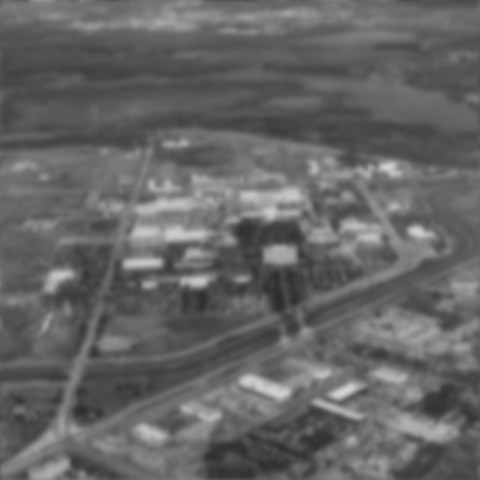
#> input picture point_pocessing/HW1-2  Fig0525(b)(aerial_view_turb_c_0pt0025) .tif, 480 x 480 px
$ python point_processing.py
#> lines starting #> are read from the running program, lines starting #| are printed output that depends on the picture
#> further down, src is the input picture: shape (480, 480, 3); min 44, max 211, mean 101.2
import cv2
import numpy as np
import math
import copy
from PIL import Image

def show_img(image, title="image"):
    cv2.imshow(title, image)
    cv2.waitKey(0)
    cv2.destroyAllWindows()

def func_trans(src):
    negative = copy.deepcopy(src)
    for i in range(src.shape[0]):
        for j in range(src.shape[1]):
            for k in range(src.shape[2]):
                negative[i,j,k] = 255-src[i,j,k]
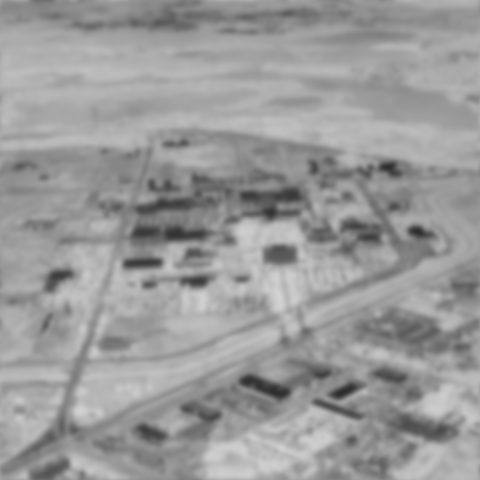
#> negative: shape (480, 480, 3); min 44, max 211, mean 153.8
    show_img(negative,"negative")
    log = copy.deepcopy(src)
    for i in range(src.shape[0]):
        for j in range(src.shape[1]):
            for k in range(src.shape[2]):
                log[i, j, k] = 255 * math.log(float(src[i, j, k] / 255)*(math.e-1)+1)
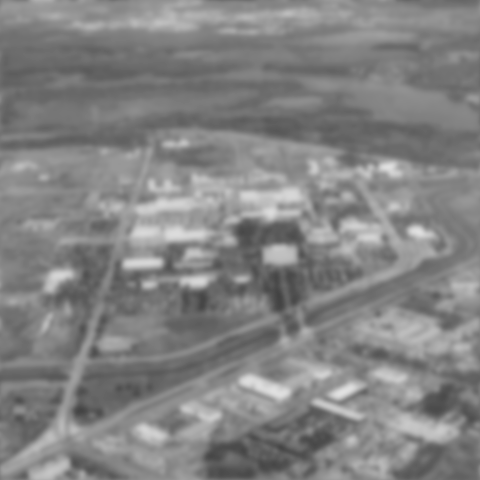
#> log: shape (480, 480, 3); min 66, max 225, mean 130.8
    show_img(log,"log")
    pow_small = copy.deepcopy(src)
    for i in range(src.shape[0]):
        for j in range(src.shape[1]):
            for k in range(src.shape[2]):
                pow_small[i,j,k] = 255*math.pow(float(src[i, j, k]/255),0.6)
    show_img(pow_small,"powsmall")
    pow_big = copy.deepcopy(src)
    for i in range(src.shape[0]):
        for j in range(src.shape[1]):
            for k in range(src.shape[2]):
                pow_big[i, j, k] = 255 * math.pow(float(src[i, j, k] / 255), 3)
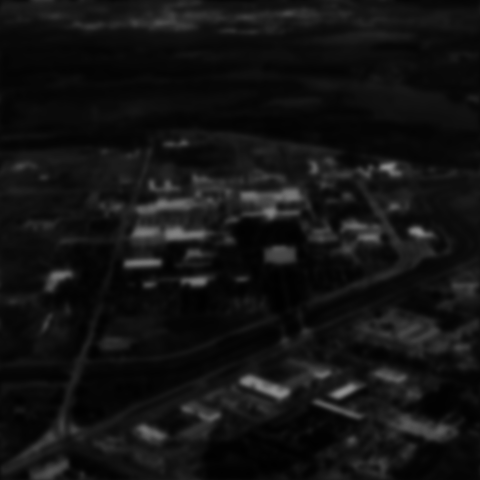
#> pow_big: shape (480, 480, 3); min 1, max 144, mean 18.7
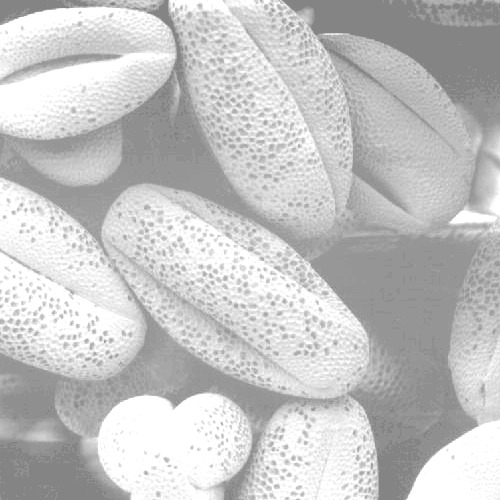
#> input picture point_pocessing/HW1-1 Fig0316(1)(top_left).jpg, 500 x 500 px
#> further down, src is the input picture: shape (500, 500, 3); min 132, max 255, mean 196.4
    show_img(pow_big,"powbig")

pic = "HW1-2  Fig0525(b)(aerial_view_turb_c_0pt0025) .tif"
src = cv2.imread(pic, cv2.IMREAD_COLOR)
show_img(src)
func_trans(src)

def histo_equal(src):
    histo = copy.deepcopy(src)
    sum = np.zeros((256))
    for i in range(src.shape[0]):
        for j in range(src.shape[1]):
            sum[src[i, j, 0]] += 1 #흑백
    total = 0
    lookup = np.zeros((256))
    nomalize = float(src.shape[0]*src.shape[1]/255)
#> nomalize = 980.4
    for i in range(256):
        total += sum[i]
        lookup[i] = int(0.5+total / nomalize)
#> after the loop, lookup = 256 values from 0 to 255; total = 250000

    for i in range(histo.shape[0]):
        for j in range(histo.shape[1]):
            histo[i,j,0] = lookup[src[i,j,0]]
            histo[i,j,1] = lookup[src[i,j,0]]
            histo[i,j,2] = lookup[src[i,j,0]]
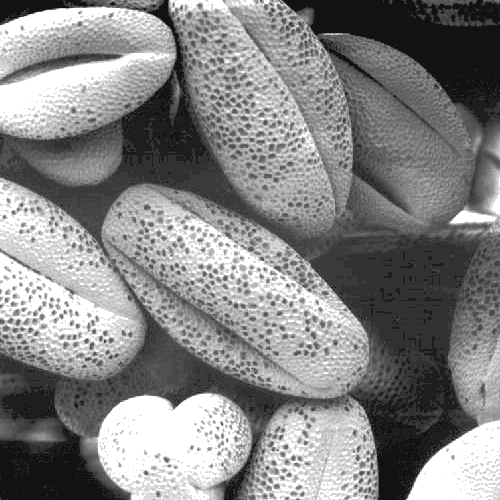
#> histo: shape (500, 500, 3); min 18, max 255, mean 132.5
    show_img(histo,"histo_equal")

pic = "HW1-1 Fig0316(1)(top_left).jpg"
src = cv2.imread(pic, cv2.IMREAD_COLOR)
show_img(src)
histo_equal(src)


def show_hsv(imgae, title="HSV_image"):
    show_img(cv2.cvtColor(imgae, cv2.COLOR_HSV2BGR), title)


# [41 lines left out: functions func_trans_color, histo_equal_color, not called in this run]


pic = "baboon.png"
src = cv2.imread(pic, cv2.IMREAD_COLOR)
show_img(src)
func_trans_color(src)
histo_equal_color(src)
